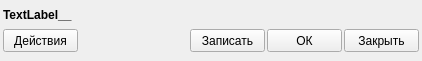
<?xml version="1.0" encoding="UTF-8"?>
<ui version="4.0">
 <class>uoDbFormElement</class>
 <widget class="QWidget" name="uoDbFormElement">
  <property name="geometry">
   <rect>
    <x>0</x>
    <y>0</y>
    <width>422</width>
    <height>61</height>
   </rect>
  </property>
  <property name="windowTitle">
   <string>Form</string>
  </property>
  <property name="windowIcon">
   <iconset resource="uodbmanager.qrc">
    <normaloff>:/uodb/images/tableEl.png</normaloff>:/uodb/images/tableEl.png</iconset>
  </property>
  <layout class="QVBoxLayout" name="verticalLayout" stretch="0,0,0">
   <property name="spacing">
    <number>2</number>
   </property>
   <property name="margin">
    <number>3</number>
   </property>
   <item>
    <widget class="QLabel" name="m_TitleLabel">
     <property name="minimumSize">
      <size>
       <width>381</width>
       <height>16</height>
      </size>
     </property>
     <property name="maximumSize">
      <size>
       <width>381</width>
       <height>16</height>
      </size>
     </property>
     <property name="font">
      <font>
       <weight>75</weight>
       <bold>true</bold>
      </font>
     </property>
     <property name="text">
      <string>TextLabel__</string>
     </property>
    </widget>
   </item>
   <item>
    <layout class="QGridLayout" name="m_gridLayout"/>
   </item>
   <item>
    <layout class="QHBoxLayout" name="horizontalLayout" stretch="0,1,0,0,0">
     <property name="spacing">
      <number>2</number>
     </property>
     <property name="sizeConstraint">
      <enum>QLayout::SetMaximumSize</enum>
     </property>
     <item>
      <widget class="QPushButton" name="m_actionPB">
       <property name="minimumSize">
        <size>
         <width>75</width>
         <height>23</height>
        </size>
       </property>
       <property name="maximumSize">
        <size>
         <width>75</width>
         <height>23</height>
        </size>
       </property>
       <property name="focusPolicy">
        <enum>Qt::StrongFocus</enum>
       </property>
       <property name="text">
        <string>Действия</string>
       </property>
       <property name="icon">
        <iconset resource="uodbmanager.qrc">
         <normaloff>:/uodb/images/table.png</normaloff>:/uodb/images/table.png</iconset>
       </property>
      </widget>
     </item>
     <item>
      <spacer name="horizontalSpacer">
       <property name="orientation">
        <enum>Qt::Horizontal</enum>
       </property>
       <property name="sizeHint" stdset="0">
        <size>
         <width>40</width>
         <height>20</height>
        </size>
       </property>
      </spacer>
     </item>
     <item>
      <widget class="QPushButton" name="m_savePB">
       <property name="minimumSize">
        <size>
         <width>75</width>
         <height>23</height>
        </size>
       </property>
       <property name="maximumSize">
        <size>
         <width>75</width>
         <height>23</height>
        </size>
       </property>
       <property name="focusPolicy">
        <enum>Qt::StrongFocus</enum>
       </property>
       <property name="text">
        <string>Записать</string>
       </property>
      </widget>
     </item>
     <item>
      <widget class="QPushButton" name="m_OKPB">
       <property name="minimumSize">
        <size>
         <width>75</width>
         <height>23</height>
        </size>
       </property>
       <property name="maximumSize">
        <size>
         <width>75</width>
         <height>23</height>
        </size>
       </property>
       <property name="focusPolicy">
        <enum>Qt::StrongFocus</enum>
       </property>
       <property name="text">
        <string>ОК</string>
       </property>
       <property name="default">
        <bool>false</bool>
       </property>
      </widget>
     </item>
     <item>
      <widget class="QPushButton" name="m_ClosePB">
       <property name="minimumSize">
        <size>
         <width>75</width>
         <height>23</height>
        </size>
       </property>
       <property name="maximumSize">
        <size>
         <width>75</width>
         <height>23</height>
        </size>
       </property>
       <property name="focusPolicy">
        <enum>Qt::StrongFocus</enum>
       </property>
       <property name="text">
        <string>Закрыть</string>
       </property>
      </widget>
     </item>
    </layout>
   </item>
  </layout>
 </widget>
 <resources>
  <include location="uodbmanager.qrc"/>
 </resources>
 <connections/>
</ui>
